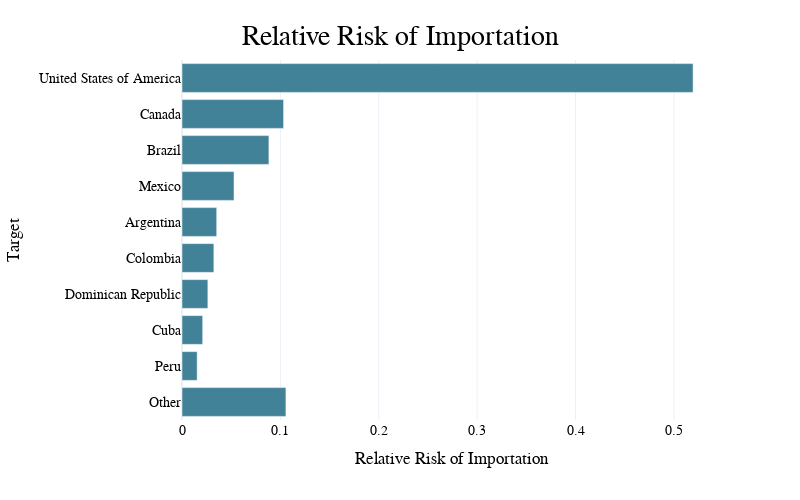

Notebook code for this chart:
### Code cell
fig = ees.relative_risk(client, table_name, reference_table_name, source_geo_level, 
                                target_geo_level, source_values, target_values, 
                                date_range=date_range, cutoff=0.00, n=10, 
                                target_resolution=target_resolution, domestic=True, 
                                title='Relative Risk of Importation', xlabel='Relative Risk of Importation')
fig.update_layout(width=800, height=500)
fig

### Figure 1 — Plotly figure (JSON) as saved in the notebook; plotly's stock layout.template omitted (floating-point values rounded to 4 significant figures)
{"data": [{"alignmentgroup": "True", "hovertemplate": "Relative Risk of Importation=%{x}<br>Target=%{y}<extra></extra>", "legendgroup": "", "marker": {"color": "#428299", "pattern": {"shape": ""}}, "name": "", "offsetgroup": "", "orientation": "h", "showlegend": false, "textposition": "auto", "type": "bar", "x": [0.5195, 0.1056, 0.1033, 0.08834, 0.0529, 0.03527, 0.03238, 0.02628, 0.02102, 0.01543], "xaxis": "x", "y": ["United States of America", "Other", "Canada", "Brazil", "Mexico", "Argentina", "Colombia", "Dominican Republic", "Cuba", "Peru"], "yaxis": "y"}], "layout": {"barmode": "relative", "height": 500, "legend": {"tracegroupgap": 0}, "margin": {"t": 60}, "showlegend": false, "title": {"text": "Relative Risk of Importation"}, "width": 800, "xaxis": {"anchor": "y", "autorange": true, "domain": [0, 1], "range": [0, 0.5468], "title": {"text": "Relative Risk of Importation"}, "type": "linear"}, "yaxis": {"anchor": "x", "autorange": true, "categoryarray": ["Other", "Peru", "Cuba", "Dominican Republic", "Colombia", "Argentina", "Mexico", "Brazil", "Canada", "United States of America"], "categoryorder": "array", "domain": [0, 1], "range": [-0.5, 9.5], "title": {"text": "Target"}, "type": "category"}}}
